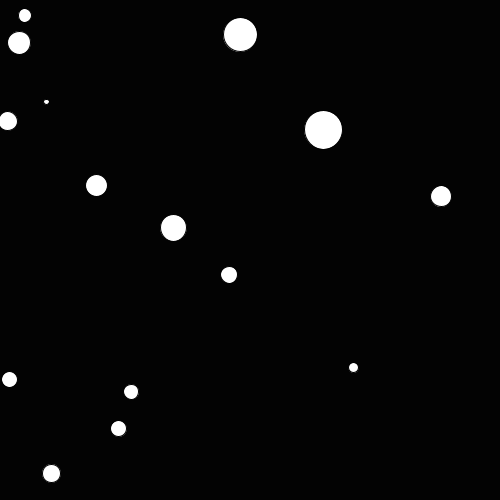
Frame 1 (no input)
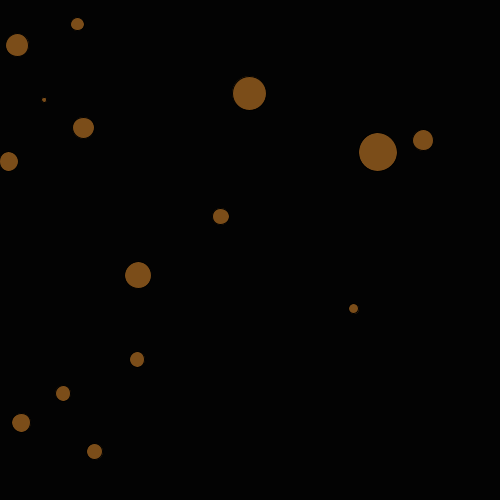
Frame 60 (the mouse pressed at the canvas centre just before this capture)
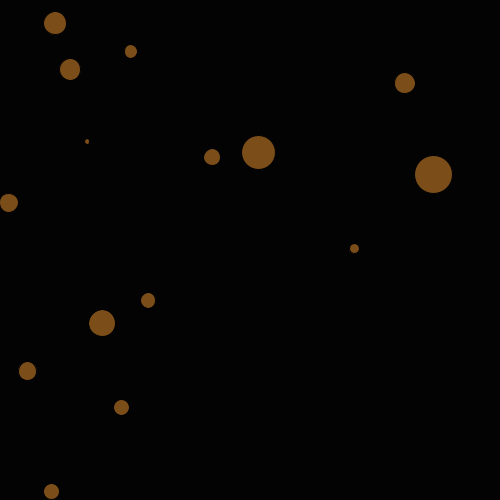
Frame 120 (the mouse held since frame 60 and released just before this capture)

The Processing sketch that drew these frames (run headless with seeded random() and noise(); from frame 60 on, the mouse is pressed at the canvas centre):

// Processing sketch: collisionball_pde
// ── collisionball_pde.pde
int thing=15;
PVector[]v= new PVector[thing];
PVector[]loc= new PVector[thing];
PVector[]a= new PVector[thing];
float[]sz= new float[thing];

void setup () {
  size (500, 500);
  colorMode (HSB, 360, 100, 100, 100);
  for (int i=0; i<thing; i++) {
    loc[i]=new PVector (random(width), random(height));
    v[i]= PVector.random2D();
    a[i]=new PVector (0, 0);
    sz[i]=random(5, 40);
  }
}

void draw () {
  background(#030303);

  for (int i=0; i<thing; i++) {
    ellipse(loc[i].x, loc[i].y, sz[i], sz[i]);
    v[i].add(a[i]);
    loc[i].add(v[i]);
    for (int j=0; j<thing; j++) {
      if (i!=j) {
        if (loc[i].dist(loc[j])<sz[i]/2+sz[j]/2) {
          fill(frameCount%360, 80, 60, 80);
          if (loc[i].x < loc[j].x) {  
            v[i].x = -abs(v[i].x);
            v[j].x = abs(v[j].x);
          } else {
            v[i].x = abs(v[i].x);
            v[j].x = -abs(v[j].x);
          }
          if (loc[i].y < loc[j].y) {
            v[i].y = -abs(v[i].y);
            v[j].y = abs(v[j].y);
          } else {
            v[i].y = abs(v[i].y);
            v[j].y = -abs(v[j].y);
          }
        }
      }
    }

    if (loc[i].x+sz[i]/2>width || loc[i].x-sz[i]/2<0) {
      v[i].x*=-1;
    }
    if (loc[i].y+sz[i]/2>height || loc[i].y-sz[i]/2<0) {
      v[i].y*=-1;
    }
  }
}
